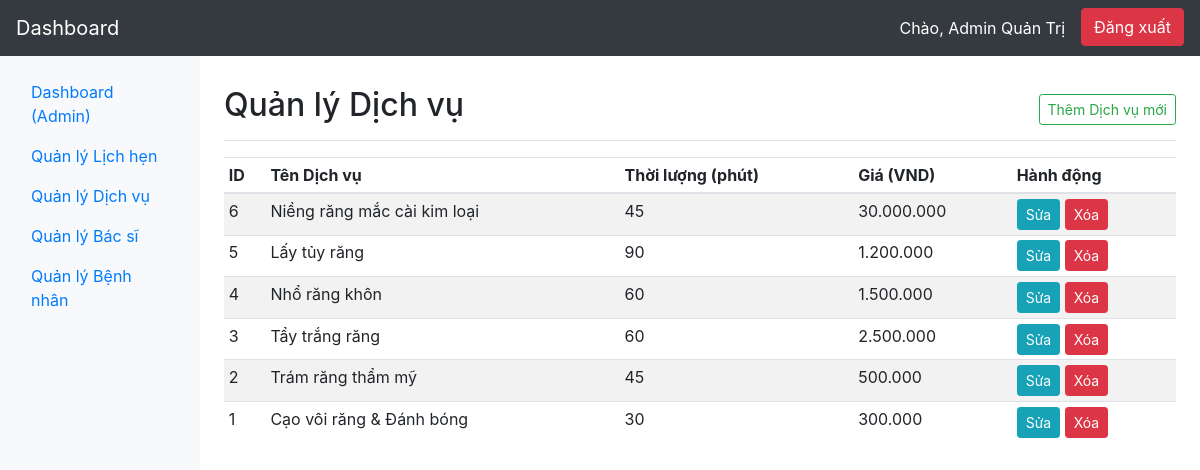
The page /admin/services/services.php (signed in) on the database its author committed.
### tables this page shows
CREATE TABLE `services` (
  `id` bigint(20) UNSIGNED NOT NULL,
  `name` varchar(255) NOT NULL,
  `description` text DEFAULT NULL,
  `duration_minutes` int(11) NOT NULL,
  `price` decimal(12,2) NOT NULL,
  `created_at` timestamp NULL DEFAULT current_timestamp(),
  `updated_at` timestamp NULL DEFAULT current_timestamp() ON UPDATE current_timestamp()
);

### admin/services/services.php (the view, shortened to what this page needs)
<?php
require '../../includes/db.php';
$sql = "SELECT id, name, description, duration_minutes, price FROM services ORDER BY id DESC";
$result = $conn->query($sql);
require '../includes/header.php';
require '../includes/sidebar.php';
?>
<main role="main" class="col-md-9 ml-sm-auto col-lg-10 px-md-4 main-content">
    <div class="d-flex justify-content-between flex-wrap flex-md-nowrap align-items-center pt-3 pb-2 mb-3 border-bottom">
        <h1 class="h2">Quản lý Dịch vụ</h1>
        <div class="btn-toolbar mb-2 mb-md-0">
            <a href="create.php" class="btn btn-sm btn-outline-success">
                Thêm Dịch vụ mới
            </a>
        </div>
    </div>
    <div class="table-responsive">
        <table class="table table-striped table-sm">
            <thead>
                <tr>
                    <th>ID</th>
                    <th>Tên Dịch vụ</th>
                    <th>Thời lượng (phút)</th>
                    <th>Giá (VND)</th>
                    <th>Hành động</th>
                </tr>
            </thead>
            <tbody>
                <?php if ($result->num_rows > 0): ?>
                    <?php while($row = $result->fetch_assoc()): ?>
                    <tr>
                        <td><?php echo $row['id']; ?></td>
                        <td><?php echo htmlspecialchars($row['name']); ?></td>
                        <td><?php echo $row['duration_minutes']; ?></td>
                        <td><?php echo number_format($row['price'], 0, ',', '.'); ?></td>
                        <td>
                            <a href="edit.php?id=<?php echo $row['id']; ?>" class="btn btn-sm btn-info">Sửa</a>
                            <a href="delete.php?id=<?php echo $row['id']; ?>" class="btn btn-sm btn-danger" onclick="return confirm('Bạn có chắc chắn muốn xóa dịch vụ này không?');">Xóa</a>
                        </td>
                    </tr>
                    <?php endwhile; ?>
                <?php else: ?>
                    <tr>
                        <td colspan="5" class="text-center">Không có dịch vụ nào.</td>
                    </tr>
                <?php endif; ?>
            </tbody>
        </table>
    </div>
</main>
<?php
require '../includes/footer.php';
?>

### admin/includes/header.php (style rules this page uses)
.main-content { margin-left: 220px; padding-top: 70px; }

### rows shown on the page
services: id "6", name "Niềng răng mắc cài kim loại", duration_minutes "45", price "30.000.000"
services: id "5", name "Lấy tủy răng", duration_minutes "90", price "1.200.000"
services: id "4", name "Nhổ răng khôn", duration_minutes "60", price "1.500.000"
services: id "3", name "Tẩy trắng răng", duration_minutes "60", price "2.500.000"
services: id "2", name "Trám răng thẩm mỹ", duration_minutes "45", price "500.000"
services: id "1", name "Cạo vôi răng & Đánh bóng", duration_minutes "30", price "300.000"

### other values the page prints
$user_name "Admin Quản Trị"
